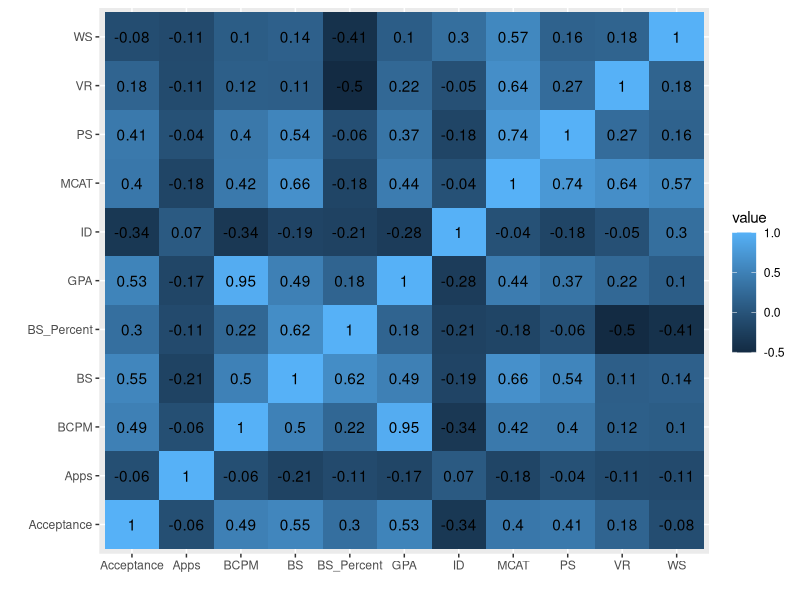
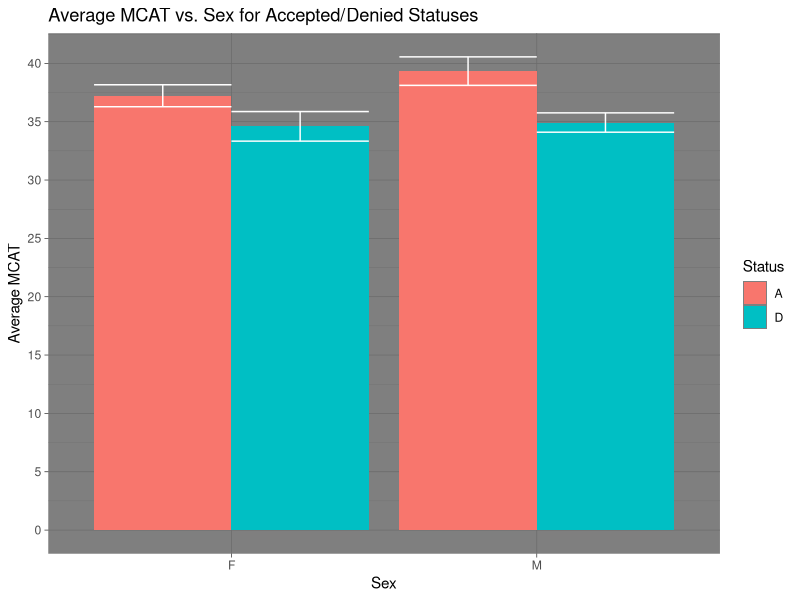
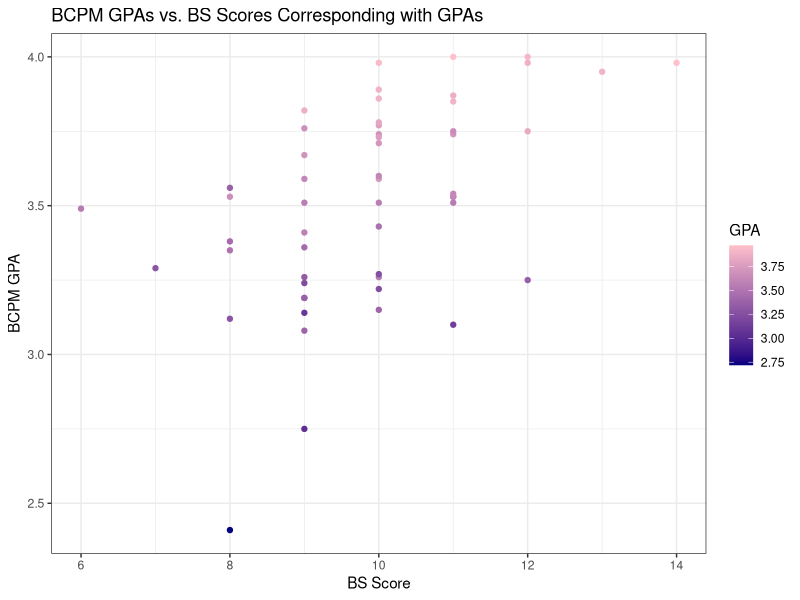
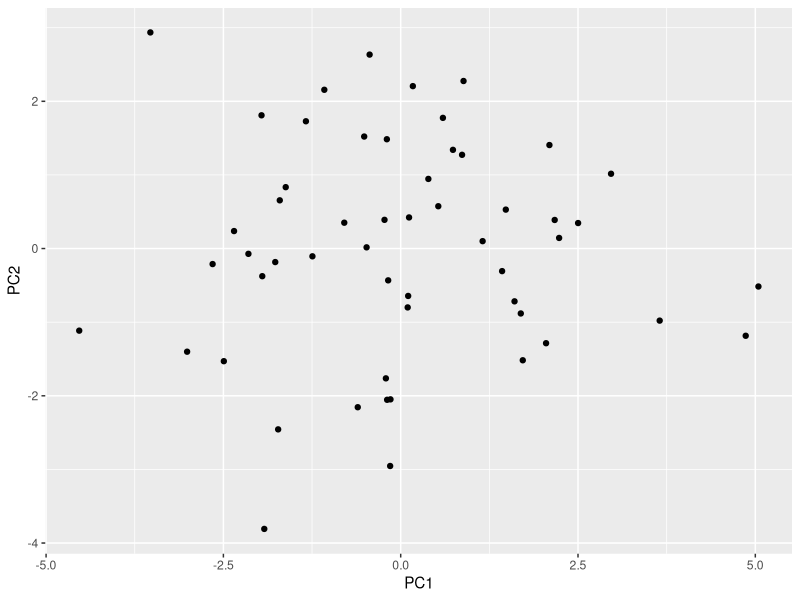
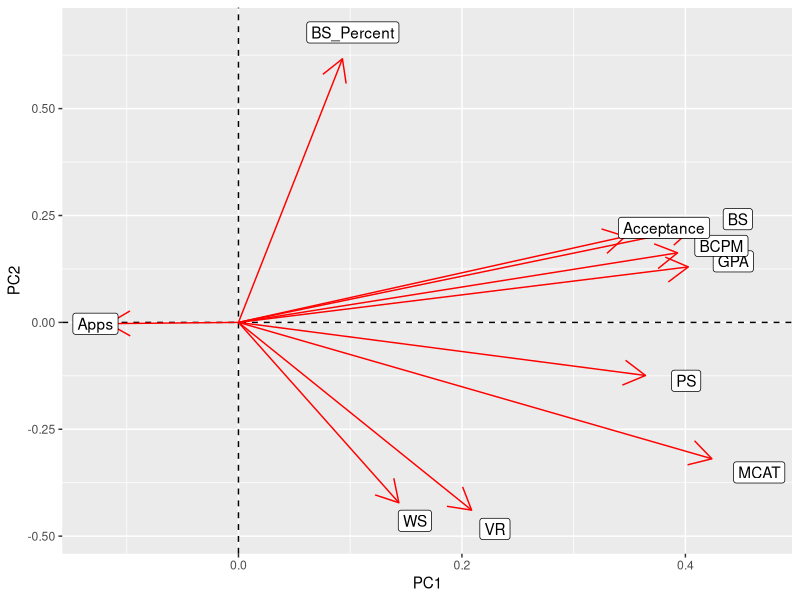
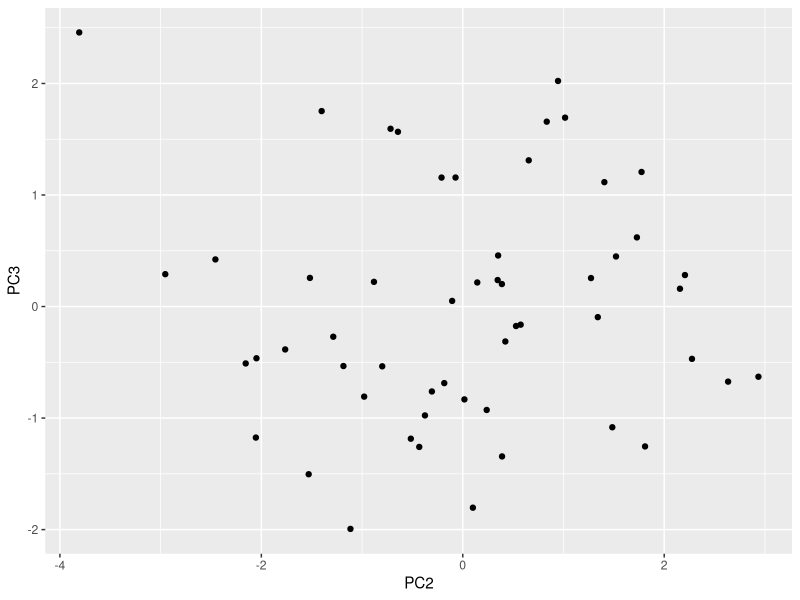
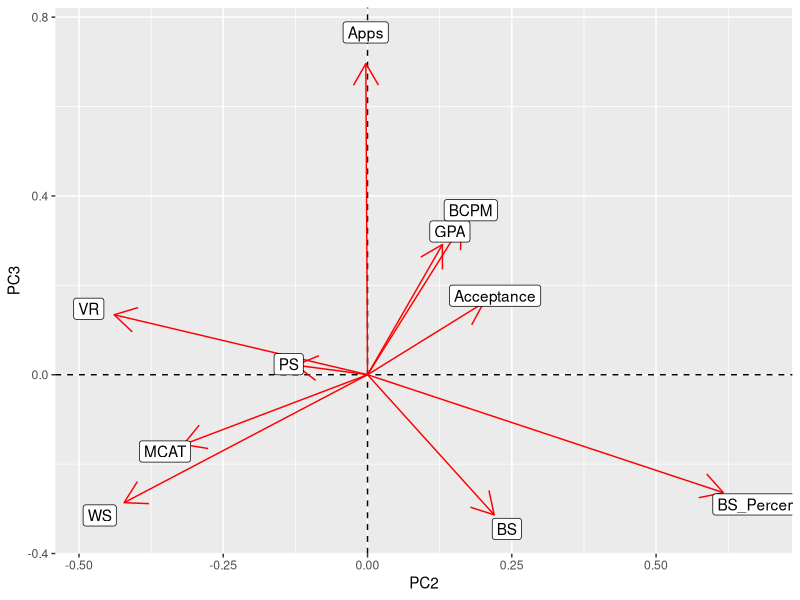

R code for these plots, in order:
## ---- chunk 1
knitr::opts_chunk$set(echo = TRUE, eval = TRUE, fig.align = "center", warning = F, message = F,
                      tidy=TRUE, tidy.opts=list(width.cutoff=60), R.options=list(max.print=100))
## ---- chunk 2
library(tidyverse)
library(ggplot2)
library(dplyr)

Comp_Bio_MedGPA <-read.csv("ShivCompBio.csv")

data("Comp_Bio_MedGPA")
glimpse(Comp_Bio_MedGPA)

Comp_Bio_MedGPA%>%pivot_wider(names_from="Sex", values_from="MCAT")%>%pivot_longer(c("M","F"), names_to="Sex", values_to="MCAT")%>%na.omit()%>%glimpse()

compbiogpa <-Comp_Bio_MedGPA%>%select(ID, GPA, BCPM, Sex)%>%distinct()
glimpse(compbiogpa)

compbiomcat <-Comp_Bio_MedGPA%>%select(ID, Accept, Acceptance, VR, PS, WS, BS, MCAT, Apps)%>%distinct()
glimpse(compbiomcat)
## ---- chunk 3
Comp_Bio_MedGPA_Edits <- compbiogpa %>% full_join(compbiomcat) %>% glimpse()
## ---- chunk 4
Comp_Bio_MedGPA_Edits %>% select(Accept,GPA)%>% filter(Accept=="A", GPA==max(GPA))%>%glimpse()

Comp_Bio_MedGPA_Edits <- Comp_Bio_MedGPA_Edits %>% arrange(desc(BS)) %>% mutate(BS_Percent=BS/MCAT*100)%>%glimpse()

Comp_Bio_MedGPA_Edits %>% summarize(mean(WS), sd(WS))

Comp_Bio_MedGPA_Edits %>% summarize(n_distinct(MCAT))

Comp_Bio_MedGPA_Edits %>% summarize(mean(VR),sd(VR), IQR(VR))

Comp_Bio_MedGPA_Edits %>% summarize(mad(PS), median(PS))

Comp_Bio_MedGPA_Edits %>% group_by(Accept) %>% summarize(max_Apps=max(Apps))%>%glimpse()

Comp_Bio_MedGPA_Edits %>% group_by(Sex) %>% summarize(min_BS=min(BS))%>%glimpse()

Comp_Bio_MedGPA_Edits %>% group_by(Accept,Sex) %>% summarize(n=n())

Comp_Bio_MedGPA_Edits %>% group_by(Accept) %>% summarize(var_GPA_BCPM=var(GPA,BCPM))%>%glimpse()


Correlation_Matrix<-Comp_Bio_MedGPA_Edits%>%select_if(is.numeric)

cor(Correlation_Matrix)%>%glimpse()
## ---- chunk 5
Comp_Bio_MedGPA_Edits%>%select_if(is.numeric)%>%cor%>%as.data.frame%>%
  rownames_to_column%>%pivot_longer(-1)%>%
  ggplot(aes(rowname,name,fill=value))+geom_tile()+
  geom_text(aes(label=round(value,2)))+
  xlab("")+ylab("")


ggplot(Comp_Bio_MedGPA_Edits, aes(x = Sex, y = MCAT, fill=Accept))+
  geom_bar(stat="summary",fun.y="mean", position="dodge")+
  scale_y_continuous(breaks=seq(0, 40, 5))+
  geom_errorbar(stat="summary",position="dodge", col=c("white"))+
  ggtitle("Average MCAT vs. Sex for Accepted/Denied Statuses")+ylab("Average MCAT")+
  labs(fill = "Status")+theme_dark()


ggplot(Comp_Bio_MedGPA_Edits, aes(BS, BCPM, color=GPA))+geom_point()+
  ggtitle("BCPM GPAs vs. BS Scores Corresponding with GPAs")+ylab("BCPM GPA")+xlab("BS Score")+theme_bw()+
  scale_color_gradient(low="navy blue", high="pink")
## ---- chunk 6
Comp_Bio_MedGPA_Edits<-Comp_Bio_MedGPA_Edits%>%select(-ID)
Comp_Bio_Nums<-Comp_Bio_MedGPA_Edits%>%select_if(is.numeric)%>%scale
Comp_Bio_PCA<-princomp(Comp_Bio_Nums)
names(Comp_Bio_PCA)

summary(Comp_Bio_PCA, loadings=T)
EigVal<-Comp_Bio_PCA$sdev^2
EigVal

Comp_Bio_df1<-data.frame(PC1=Comp_Bio_PCA$scores[, 1], PC2=Comp_Bio_PCA$scores[, 2])
ggplot(Comp_Bio_df1, aes(PC1, PC2)) + geom_point()

Comp_Bio_PCA$loadings[1:10, 1:2] %>% as.data.frame %>% rownames_to_column %>%
  ggplot() + geom_hline(aes(yintercept=0), lty=2) +
  geom_vline(aes(xintercept=0), lty=2) + ylab("PC2") + xlab("PC1") +
  geom_segment(aes(x=0, y=0, xend=Comp.1, yend=Comp.2), arrow=arrow(), col="red")+
  geom_label(aes(x=Comp.1*1.1, y=Comp.2*1.1, label=rowname))

Comp_Bio_df2<-data.frame(PC2=Comp_Bio_PCA$scores[, 2], PC3=Comp_Bio_PCA$scores[, 3])
ggplot(Comp_Bio_df2, aes(PC2, PC3)) + geom_point()

Comp_Bio_PCA$loadings[1:10, 2:3] %>% as.data.frame %>% rownames_to_column %>%
  ggplot() + geom_hline(aes(yintercept=0), lty=2) +
  geom_vline(aes(xintercept=0), lty=2) + ylab("PC3") + xlab("PC2") +
  geom_segment(aes(x=0, y=0, xend=Comp.2, yend=Comp.3), arrow=arrow(), col="red")+
  geom_label(aes(x=Comp.2*1.1, y=Comp.3*1.1, label=rowname))
